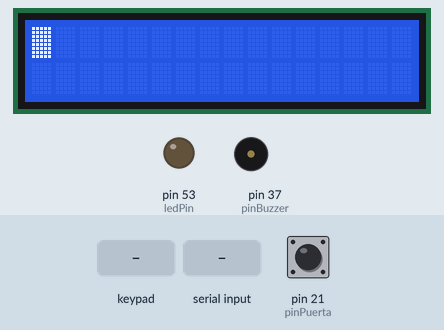
Simulated run of this sketch. Board: Arduino Mega 2560, built with avr-gcc and run on an emulated ATmega2560. On the bench: 16×2 character LCD, output pins drawn as LEDs (lit = HIGH), buzzer (waves = sounding, pin HIGH). Wiring (inferred from the names in the program): 4×3 keypad with keys 1 2 3 4 5 6 7 8 9 * 0 #: rows pin 23, pin 25, pin 27, pin 29; columns pin 31, pin 33, pin 35. Inputs (shaded band) come from the test bench; at power-on: pin 21 (pinPuerta) HIGH. Pins used as bus, display or sensor lines are not drawn; what the sketch prints to the serial monitor is not drawn.

Above: at 1.2 s.
1.3 s: pin 21 (pinPuerta) pulled LOW for 3.2 s
At 2.1 s:
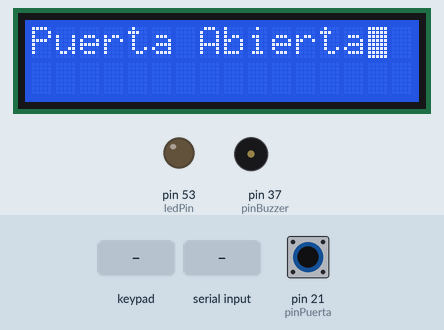
6.0 s: keypad keys 0 4 2 # pressed 0.4 s apart
At 8.5 s:
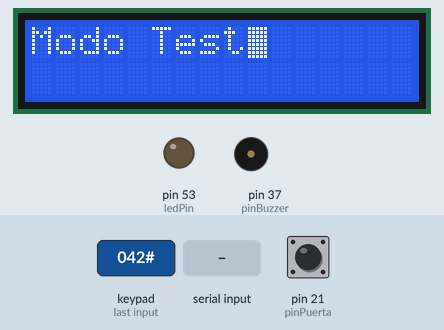
9.1 s: keypad keys 0 4 3 # pressed 0.4 s apart
At 10.6 s:
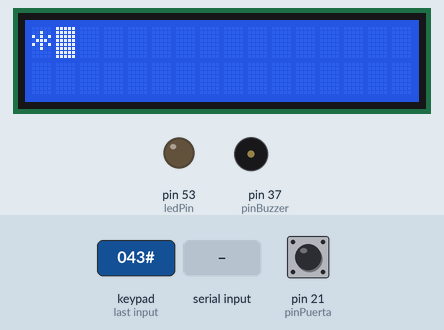
12.3 s: key '1' pressed
At 13.9 s:
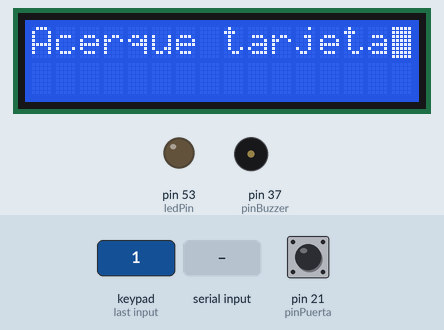
14.2 s: "AUH:1\n" received over the second serial link
At 14.5 s:
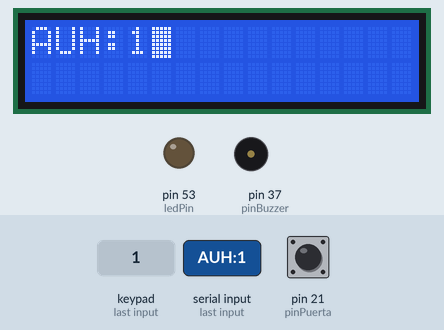
15.7 s: pin 21 (pinPuerta) pulled LOW for 0.15 s
At 19.5 s:
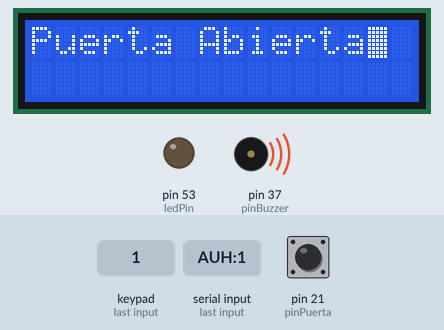
Timing chart, 0 to 19.8 s (numbered marks = the images above; inputs shaded):
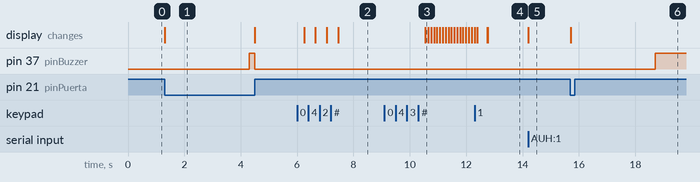

Measured:
- after the input at 1.3 s, pin 37 (pinBuzzer): LOW → HIGH after 3.0 s, → LOW 0.20 s later; the display: changes at once (image 1)
- after the input at 6.0 s, the display: first changes after 0.25 s (image 2 shows a later state)
- after the input at 9.1 s, the display: changes after 1.5 s (image 3)
- after the input at 14.2 s, the display: changes at once (image 5)
- after the input at 15.7 s, pin 37 (pinBuzzer): LOW → HIGH after 3.0 s; the display: changes at once (image 6)

The sketch:

controlDeAccesoArduino.ino
```cpp
#include <LiquidCrystal.h>

boolean modoTest = false;
boolean modoMantenimiento = false;
boolean modoNuevaTarjeta = false;
boolean puertaAbierta = false;
const int pinPuerta = 21;
const int ledPin = 53;
unsigned long ledTurnedOnMillis = 0;
const String claveDeTest = "042";
const String claveDeMantenimiento = "043";

void setup() {
  Serial.begin(9600); //Consola
  Serial2.begin(9600);//ESP
  Serial.println("Funcionando");
  setUpPuerta();
  setUpLectorTarjeta();
  setUpTeclado();
  setUpDisplay();
  pinMode(ledPin, OUTPUT);
}

void loop() {
  if(modoNuevaTarjeta) {
    procesarNuevaTarjeta();
  } else if(modoTest) {
    correrModoTest();
  } else {
    accesoViaTarjeta();
    accesoViaClaveDeIngreso();
    procesarRespuestaDeESP();
  }
  sonarBuzzer();
  if(millis() > (ledTurnedOnMillis + 3000)) {
    digitalWrite(ledPin, LOW);
  }
}

const int pinBuzzer = 37;
int stepp = -1;
boolean cambioStepp = true;
boolean buzzerTest = LOW;
void correrModoTest() {
  String mensaje;
  char digitoIngresado = leerDigito();
  if(stepp == -1) {
    mensaje = "Modo Test";
  } else if(stepp == 0) {
    char digitoDeEscape = '-';
    int fila = 0;
    int columna = 0;
    while(digitoDeEscape == '-') {
      printEnDisplay("*", columna, fila);
      digitoDeEscape = leerDigito();
      delay(100);
      columna++;
      if(columna == 17) {
        columna = 0;
        if(fila == 0)
          fila = 1;
        else
          fila = 0;
      }
    }
    digitoIngresado = '#';
  } else if(stepp == 1) {
    mensaje = "Acerque tarjeta";
    String codigoTarjetaTest = leerCodigoDeTarjetaTest();
    if(codigoTarjetaTest != "") {
      printEnDisplay(codigoTarjetaTest, 0, 0);
    }
  } else if(stepp == 2) {
    mensaje = "*:Sonar Buzzer";
    if(digitoIngresado == '*') {
      if(buzzerTest) {
        buzzerTest = LOW;
      } else {
        buzzerTest = HIGH;
      }
    }
    digitalWrite(pinBuzzer, buzzerTest);
  } else if(stepp == 3) {
    mensaje = "*:Toggle Puerta";
    if(digitoIngresado == '*') {
      Serial.println("Entro");
      cambioEstadoPuerta();
    }
  } else if(stepp == 4) {
    mensaje = "Fin Modo Test";
    modoTest = false;
    stepp = -2;
    cleanUp();
  }
  if(cambioStepp) {
      printEnDisplay(mensaje, 0, 0);
      cambioStepp = false;
  }
  if(digitoIngresado == '#') {
    stepp++;
    cambioStepp = true;
  }
}

/******* Puerta *******/
unsigned long lastReadPuerta = 0;
const int debouncePuerta = 200;
unsigned long puertaUltimaVezAbierta = 0;
const int timerParaBuzzer = 3000;
boolean sonandoBuzzer = false;

void setUpPuerta() {
  pinMode(pinPuerta, INPUT_PULLUP);
  pinMode(pinBuzzer, OUTPUT);
  attachInterrupt(digitalPinToInterrupt(pinPuerta), cambioEstadoPuerta, CHANGE);
}

void cambioEstadoPuerta() {
  Serial.println("cambio estado");
  if(millis() - lastReadPuerta > debouncePuerta) {
    Serial.println("CAMBIO PUERTA");
    if(puertaAbierta) {
      printEnDisplay("Puerta Cerrada", 0, 0);
    } else {
      printEnDisplay("Puerta Abierta", 0, 0);
      puertaUltimaVezAbierta = millis();
    }

    lastReadPuerta = millis();
    puertaAbierta = !puertaAbierta;
  }
}

void sonarBuzzer() {
  if(puertaAbierta && !sonandoBuzzer && (millis() - puertaUltimaVezAbierta) > timerParaBuzzer) {
    digitalWrite(pinBuzzer, HIGH);
    sonandoBuzzer = true;
  } else if(!puertaAbierta) {
    digitalWrite(pinBuzzer, LOW);
    sonandoBuzzer = false;
  }
}
/******* *******/

/******* Tarjeta *******/
unsigned long lastRead = 0;
const int debounce = 500;
String codigoLeido = "";

void setUpLectorTarjeta() {
  Serial1.begin(9600);
}

void accesoViaTarjeta() {
  leerCodigoDeTarjeta(false);
}

void procesarNuevaTarjeta() {
  leerCodigoDeTarjeta(true);
  if(codigoLeido != "") {
    modoNuevaTarjeta = false;
    printEnDisplay("Codigo Enviado", 0, 0);
  }
}

void leerCodigoDeTarjeta(boolean nuevaTarjeta) {
  if (Serial1.available() > 0){
    if(millis() - lastRead > debounce) {
      String codigoTarjeta = Serial1.readStringUntil('\n');
      lastRead = millis();
      Serial.println(codigoTarjeta);
      if(nuevaTarjeta) {
        Serial.println("Mando TAR:" +codigoTarjeta);
        Serial2.println("TAR:"+codigoTarjeta);
      } else {
        Serial2.println("LEE:"+codigoTarjeta);
      }
      codigoLeido = codigoTarjeta;
    } else {
      while(Serial1.available()){
        Serial1.read();
        lastRead = millis();
      }
    }
  }
}

String leerCodigoDeTarjetaTest() {
  if (Serial1.available() > 0){
    if(millis() - lastRead > debounce) {
      String codigoTarjeta = Serial1.readStringUntil('\n');
      lastRead = millis();
      return codigoTarjeta;
    } else {
      while(Serial1.available()){
        Serial1.read();
        lastRead = millis();
      }
    }
  }
  return "";
}

/******* *******/

/******* Clave Manual *******/
boolean procesarClave = false;
boolean esperandoRespuestaCodigo = false;
String claveLeida = "";

void accesoViaClaveDeIngreso() {
  String claveIngresada = leerClave();
  if(claveIngresada != claveLeida) {
    claveLeida = claveIngresada;
    printEnDisplay(claveLeida, 0, 0);
  }
  if(procesarClave){
    procesarClaveIngresada(claveLeida);
    procesarClave = false;
  }
}

void procesarClaveIngresada(String clave) {
    if(!modoMantenimiento && (clave == claveDeTest)) {
      modoTest = true;
    } else if(clave == claveDeMantenimiento) {
      modoMantenimiento = !modoMantenimiento;
      if(modoMantenimiento) {
        printEnDisplay("Modo Mantenimiento", 0, 0);
      } else {
        printEnDisplay("Fin Modo Mantenimiento", 0, 0);
      }
      cleanUp();
    } else {
      Serial2.println("COD:"+clave);
      esperandoRespuestaCodigo = true;
    }
}

/******* *******/

/******* ESP *******/
void procesarRespuestaDeESP() {
  if (Serial2.available() > 0){
    String lectura = Serial2.readStringUntil('\n');
    lectura[sizeof(lectura)-1]=0;

    Serial.println("Recibido: " + lectura);
    if(lectura=="AUH:1"){
      Serial.println("todo ok");
      printEnDisplay("Abre Puerta", 0, 0);
      if(!modoMantenimiento) {
        digitalWrite(ledPin, HIGH);
        ledTurnedOnMillis = millis();
      }
      cleanUp();
    }else if(lectura=="AUH:0"){
      printEnDisplay("No Autorizado", 0, 0);
      cleanUp();
    } else if(lectura.equals("NEW:a")) {
      printEnDisplay("Acerce su tarjeta", 0, 0);
      Serial.println("Pedido");
      Serial.println("Recibido pedido de nueva tarjeta");
      modoNuevaTarjeta = true;
    }else {
      Serial2.println("RTY:");
      Serial.println("Pidiendo retry...");
    }
  }
}

boolean isValidMessage(String message) {
  return message=="AUH:0" || message=="AUH:1" || message=="NEW:a";
}

void cleanUp() {
  codigoLeido = "";
  claveLeida = "";
  limpiarClaveIngresada();
  esperandoRespuestaCodigo = false;
}

/******* *******/

/******* Teclado *******/
const int tecladoFilas[4] = {23, 25, 27, 29};
const int tecladoColumnas[3] = {31, 33, 35};
const char tecladoLayout[4][3] = {{'1','2','3'},{'4','5','6'},{'7','8','9'},{'*','0','#'}};
String claveIngresada = "";

void setUpTeclado() {
   for(int i=0; i <= 2; i++){
    pinMode(tecladoColumnas[i], INPUT_PULLUP);
  }

  for(int i=0; i <= 3; i++){
    pinMode(tecladoFilas[i], OUTPUT);
  }
}

String leerClave() {
  for (int f = 0; f < 4; f++) {
    fijarFila(f);
    int columnaLeida = buscarColumnaActiva();
    if(columnaLeida != -1) {
      char caracterLeido = tecladoLayout[f][columnaLeida];

      if(caracterLeido == '#'){
        if(claveIngresada != ""){
          procesarClave = true;
        }
      } else {
        claveIngresada += caracterLeido;
        Serial.print(caracterLeido);
      }

      desactivarColumna(columnaLeida);
    }
  }

  return claveIngresada;
}

char leerDigito() {
  for (int f = 0; f < 4; f++) {
    fijarFila(f);
    int columnaLeida = buscarColumnaActiva();
    if(columnaLeida != -1) {
      char caracterLeido = tecladoLayout[f][columnaLeida];
      desactivarColumna(columnaLeida);
      return caracterLeido;
    }
  }

  return '-';
}

void limpiarClaveIngresada() {
  claveIngresada = "";
}

void fijarFila(int fila) {
   for(int i=0; i <= 3; i++){
    digitalWrite(tecladoFilas[i], HIGH);
  }

  digitalWrite(tecladoFilas[fila], LOW);
}

int buscarColumnaActiva() {
   for(int c = 0; c < 3; c++) {
      if(digitalRead(tecladoColumnas[c]) == LOW){
        return c;
     }
   }
   return -1;
}

void desactivarColumna(int columna) {
    delay(100);
    while(digitalRead(tecladoColumnas[columna]) == LOW){}
    delay(100);
}
/******* *******/

/******* Display *******/
LiquidCrystal lcd(8, 9, 4, 5, 6, 7); //rs, en, d4, d5, d6, d7
void setUpDisplay() {
  lcd.begin(16, 2); //Numero de columnas y filas
  lcd.blink();
}

void printEnDisplay(String text, int atCol, int atRow){
  lcd.clear();
  lcd.setCursor(atCol, atRow);
  lcd.print(text);
}
```
